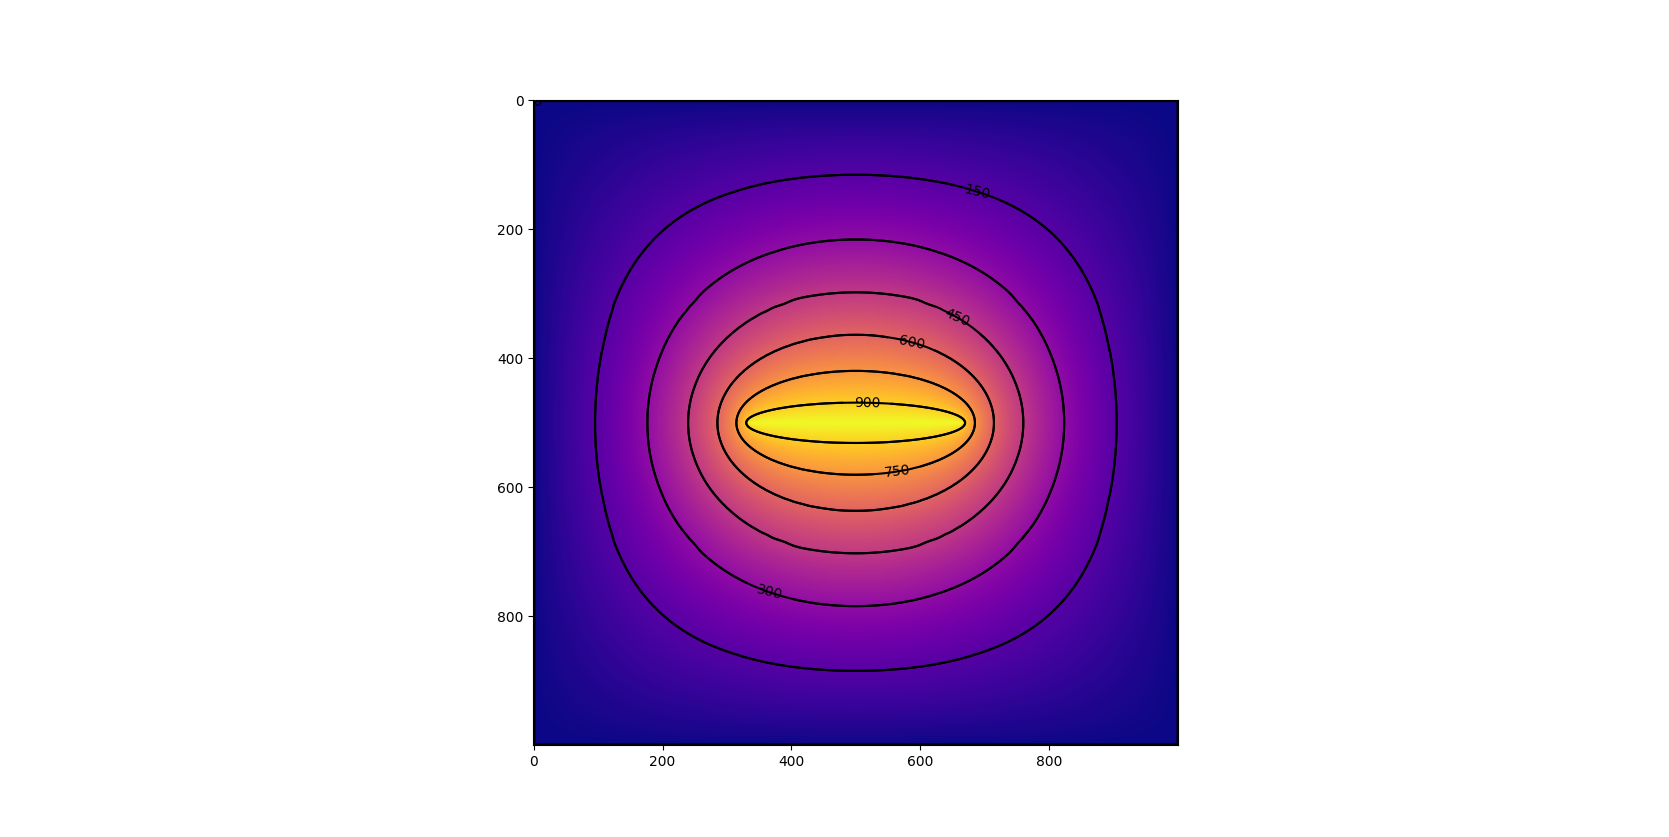

Here is the Python script that generated this plot:
import numpy as np
from scipy import ndimage, signal
import math
import matplotlib.pyplot as plt

height, width = 1000, 1000

# omgea definition
w = 2 / (1 + math.pi / height)
print(w)

# definition of empty grid
U = np.zeros((height, width))

# definition stencil
stencil = np.array([[0,1,0],[1,-4,1],[0,1,0]])

# initialize boundary conditions -> R -> outside 0, inside w/4
R = np.zeros((height, width))
R.fill(w/4)
R[1, :] = 0
R[-1, :] = 0
R[:, 1] = 0
R[:, -1] = 0

# put center piece it in U / R entries at the same place are 0
U[int(height/2), int(width/3):-int(width/3)] = 1000
R[int(height/2), int(width/3):-int(width/3)] = 0

print(U)

#chess board
C = np.zeros((height, width), dtype=bool)
C[::2, ::2] = True
C[1::2, 1::2] = True
print(C)

#loop
correction_value = 2

while abs(correction_value) > 1:
	Out = np.zeros_like(U)
	ndimage.convolve(U, stencil, output=Out, mode="constant", cval=0) #stencil angewwendet azu fu
	U[C] = U[C] + R[C] * Out[C]

	correction = R[C] * Out[C] # this is the correction that is calculated and added every time, it gets so small over time, that is shows that it converged
	correction_value = np.max(correction)
	print(correction_value)

	ndimage.convolve(U, stencil, output=Out, mode="constant", cval=0) #stencil angewwendet azu fu
	U[~C] = U[~C] + R[~C] * Out[~C]


print(U)

plt.imshow(U, cmap = "plasma")
plt.contour(U, colors = "black")
cs = plt.contour(U, colors = "black")
plt.clabel(cs)
plt.show()
